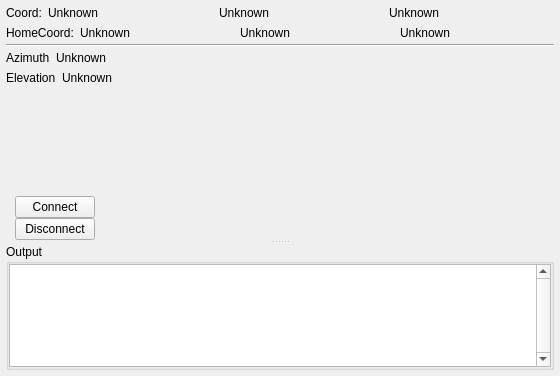
<?xml version="1.0" encoding="UTF-8"?>
<ui version="4.0">
 <class>AntennaTrackWidget</class>
 <widget class="QWidget" name="AntennaTrackWidget">
  <property name="geometry">
   <rect>
    <x>0</x>
    <y>0</y>
    <width>560</width>
    <height>376</height>
   </rect>
  </property>
  <property name="sizePolicy">
   <sizepolicy hsizetype="MinimumExpanding" vsizetype="MinimumExpanding">
    <horstretch>0</horstretch>
    <verstretch>0</verstretch>
   </sizepolicy>
  </property>
  <layout class="QVBoxLayout" name="verticalLayoutTop">
   <property name="spacing">
    <number>0</number>
   </property>
   <property name="margin">
    <number>6</number>
   </property>
   <item>
    <widget class="QSplitter" name="splitter">
     <property name="sizePolicy">
      <sizepolicy hsizetype="Expanding" vsizetype="Expanding">
       <horstretch>0</horstretch>
       <verstretch>0</verstretch>
      </sizepolicy>
     </property>
     <property name="orientation">
      <enum>Qt::Vertical</enum>
     </property>
     <property name="childrenCollapsible">
      <bool>true</bool>
     </property>
     <widget class="QWidget" name="layoutWidget">
      <layout class="QGridLayout" name="gridLayout" rowstretch="1,0" columnstretch="1">
       <item row="0" column="0">
        <layout class="QVBoxLayout" name="infoVerticalLayout" stretch="0,0,0,0,0,0,0,0,0,1">
         <property name="spacing">
          <number>0</number>
         </property>
         <item>
          <layout class="QHBoxLayout" name="infoHorizontalLayout1" stretch="0,0,1,0,1,0,1">
           <property name="spacing">
            <number>0</number>
           </property>
           <item>
            <widget class="QLabel" name="lat_label">
             <property name="enabled">
              <bool>true</bool>
             </property>
             <property name="text">
              <string>Coord:</string>
             </property>
            </widget>
           </item>
           <item>
            <spacer name="horizontalSpacer_4">
             <property name="orientation">
              <enum>Qt::Horizontal</enum>
             </property>
             <property name="sizeType">
              <enum>QSizePolicy::Minimum</enum>
             </property>
             <property name="sizeHint" stdset="0">
              <size>
               <width>6</width>
               <height>0</height>
              </size>
             </property>
            </spacer>
           </item>
           <item>
            <widget class="QLabel" name="coord_value">
             <property name="text">
              <string>Unknown</string>
             </property>
            </widget>
           </item>
           <item>
            <spacer name="horizontalSpacer_5">
             <property name="orientation">
              <enum>Qt::Horizontal</enum>
             </property>
             <property name="sizeType">
              <enum>QSizePolicy::Minimum</enum>
             </property>
             <property name="sizeHint" stdset="0">
              <size>
               <width>6</width>
               <height>0</height>
              </size>
             </property>
            </spacer>
           </item>
           <item>
            <widget class="QLabel" name="coord_value_2">
             <property name="text">
              <string>Unknown</string>
             </property>
            </widget>
           </item>
           <item>
            <spacer name="horizontalSpacer_6">
             <property name="orientation">
              <enum>Qt::Horizontal</enum>
             </property>
             <property name="sizeType">
              <enum>QSizePolicy::Minimum</enum>
             </property>
             <property name="sizeHint" stdset="0">
              <size>
               <width>6</width>
               <height>0</height>
              </size>
             </property>
            </spacer>
           </item>
           <item>
            <widget class="QLabel" name="coord_value_3">
             <property name="text">
              <string>Unknown</string>
             </property>
            </widget>
           </item>
          </layout>
         </item>
         <item>
          <spacer name="verticalSpacer_3">
           <property name="orientation">
            <enum>Qt::Vertical</enum>
           </property>
           <property name="sizeType">
            <enum>QSizePolicy::Preferred</enum>
           </property>
           <property name="sizeHint" stdset="0">
            <size>
             <width>20</width>
             <height>6</height>
            </size>
           </property>
          </spacer>
         </item>
         <item>
          <layout class="QHBoxLayout" name="infoHorizontalLayout2" stretch="0,0,1,0,1,0,1">
           <property name="spacing">
            <number>0</number>
           </property>
           <item>
            <widget class="QLabel" name="speed_label">
             <property name="text">
              <string>HomeCoord:</string>
             </property>
            </widget>
           </item>
           <item>
            <spacer name="horizontalSpacer_7">
             <property name="orientation">
              <enum>Qt::Horizontal</enum>
             </property>
             <property name="sizeType">
              <enum>QSizePolicy::Minimum</enum>
             </property>
             <property name="sizeHint" stdset="0">
              <size>
               <width>6</width>
               <height>0</height>
              </size>
             </property>
            </spacer>
           </item>
           <item>
            <widget class="QLabel" name="speed_value">
             <property name="text">
              <string>Unknown</string>
             </property>
             <property name="scaledContents">
              <bool>false</bool>
             </property>
            </widget>
           </item>
           <item>
            <spacer name="horizontalSpacer_9">
             <property name="orientation">
              <enum>Qt::Horizontal</enum>
             </property>
             <property name="sizeType">
              <enum>QSizePolicy::Minimum</enum>
             </property>
             <property name="sizeHint" stdset="0">
              <size>
               <width>6</width>
               <height>0</height>
              </size>
             </property>
            </spacer>
           </item>
           <item>
            <widget class="QLabel" name="bear_label">
             <property name="text">
              <string>Unknown</string>
             </property>
            </widget>
           </item>
           <item>
            <spacer name="horizontalSpacer_8">
             <property name="orientation">
              <enum>Qt::Horizontal</enum>
             </property>
             <property name="sizeType">
              <enum>QSizePolicy::Minimum</enum>
             </property>
             <property name="sizeHint" stdset="0">
              <size>
               <width>6</width>
               <height>0</height>
              </size>
             </property>
            </spacer>
           </item>
           <item>
            <widget class="QLabel" name="bear_value">
             <property name="text">
              <string>Unknown</string>
             </property>
            </widget>
           </item>
          </layout>
         </item>
         <item>
          <spacer name="verticalSpacer_5">
           <property name="orientation">
            <enum>Qt::Vertical</enum>
           </property>
           <property name="sizeType">
            <enum>QSizePolicy::Preferred</enum>
           </property>
           <property name="sizeHint" stdset="0">
            <size>
             <width>20</width>
             <height>4</height>
            </size>
           </property>
          </spacer>
         </item>
         <item>
          <widget class="Line" name="line2">
           <property name="orientation">
            <enum>Qt::Horizontal</enum>
           </property>
          </widget>
         </item>
         <item>
          <spacer name="verticalSpacer_7">
           <property name="orientation">
            <enum>Qt::Vertical</enum>
           </property>
           <property name="sizeType">
            <enum>QSizePolicy::Preferred</enum>
           </property>
           <property name="sizeHint" stdset="0">
            <size>
             <width>20</width>
             <height>4</height>
            </size>
           </property>
          </spacer>
         </item>
         <item>
          <layout class="QHBoxLayout" name="infoHorizontalLayout4" stretch="0,0,1">
           <property name="spacing">
            <number>0</number>
           </property>
           <item>
            <widget class="QLabel" name="status_label">
             <property name="text">
              <string>Azimuth</string>
             </property>
            </widget>
           </item>
           <item>
            <spacer name="horizontalSpacer_10">
             <property name="orientation">
              <enum>Qt::Horizontal</enum>
             </property>
             <property name="sizeType">
              <enum>QSizePolicy::Minimum</enum>
             </property>
             <property name="sizeHint" stdset="0">
              <size>
               <width>6</width>
               <height>0</height>
              </size>
             </property>
            </spacer>
           </item>
           <item>
            <widget class="QLabel" name="azimuth_value">
             <property name="text">
              <string>Unknown</string>
             </property>
            </widget>
           </item>
          </layout>
         </item>
         <item>
          <spacer name="verticalSpacer_4">
           <property name="orientation">
            <enum>Qt::Vertical</enum>
           </property>
           <property name="sizeType">
            <enum>QSizePolicy::Preferred</enum>
           </property>
           <property name="sizeHint" stdset="0">
            <size>
             <width>20</width>
             <height>6</height>
            </size>
           </property>
          </spacer>
         </item>
         <item>
          <layout class="QHBoxLayout" name="infoHorizontalLayout5" stretch="0,0,1">
           <property name="spacing">
            <number>0</number>
           </property>
           <item>
            <widget class="QLabel" name="fix_label">
             <property name="text">
              <string>Elevation</string>
             </property>
            </widget>
           </item>
           <item>
            <spacer name="horizontalSpacer_11">
             <property name="orientation">
              <enum>Qt::Horizontal</enum>
             </property>
             <property name="sizeType">
              <enum>QSizePolicy::Minimum</enum>
             </property>
             <property name="sizeHint" stdset="0">
              <size>
               <width>6</width>
               <height>0</height>
              </size>
             </property>
            </spacer>
           </item>
           <item>
            <widget class="QLabel" name="elevation_value">
             <property name="text">
              <string>Unknown</string>
             </property>
            </widget>
           </item>
          </layout>
         </item>
         <item>
          <spacer name="verticalSpacer">
           <property name="orientation">
            <enum>Qt::Vertical</enum>
           </property>
           <property name="sizeType">
            <enum>QSizePolicy::Ignored</enum>
           </property>
           <property name="sizeHint" stdset="0">
            <size>
             <width>20</width>
             <height>6</height>
            </size>
           </property>
          </spacer>
         </item>
        </layout>
       </item>
       <item row="1" column="0">
        <layout class="QHBoxLayout" name="horizontalLayout2" stretch="0,0,1">
         <property name="spacing">
          <number>0</number>
         </property>
         <item>
          <spacer name="horizontalSpacer">
           <property name="orientation">
            <enum>Qt::Horizontal</enum>
           </property>
           <property name="sizeType">
            <enum>QSizePolicy::Preferred</enum>
           </property>
           <property name="sizeHint" stdset="0">
            <size>
             <width>9</width>
             <height>20</height>
            </size>
           </property>
          </spacer>
         </item>
         <item>
          <layout class="QVBoxLayout" name="verticalLayout">
           <item>
            <widget class="QPushButton" name="connectButton">
             <property name="text">
              <string>Connect</string>
             </property>
            </widget>
           </item>
           <item>
            <widget class="QPushButton" name="disconnectButton">
             <property name="text">
              <string>Disconnect</string>
             </property>
            </widget>
           </item>
          </layout>
         </item>
         <item>
          <spacer name="horizontalSpacer_3">
           <property name="orientation">
            <enum>Qt::Horizontal</enum>
           </property>
           <property name="sizeHint" stdset="0">
            <size>
             <width>0</width>
             <height>20</height>
            </size>
           </property>
          </spacer>
         </item>
        </layout>
       </item>
      </layout>
     </widget>
     <widget class="QGroupBox" name="dataStreamGroupBox">
      <property name="title">
       <string>Output</string>
      </property>
      <layout class="QVBoxLayout" name="verticalLayout_4">
       <property name="margin">
        <number>0</number>
       </property>
       <item>
        <widget class="QTextBrowser" name="textBrowser">
         <property name="sizePolicy">
          <sizepolicy hsizetype="Expanding" vsizetype="Ignored">
           <horstretch>0</horstretch>
           <verstretch>0</verstretch>
          </sizepolicy>
         </property>
         <property name="minimumSize">
          <size>
           <width>0</width>
           <height>50</height>
          </size>
         </property>
         <property name="verticalScrollBarPolicy">
          <enum>Qt::ScrollBarAlwaysOn</enum>
         </property>
         <property name="lineWrapMode">
          <enum>QTextEdit::WidgetWidth</enum>
         </property>
         <property name="acceptRichText">
          <bool>false</bool>
         </property>
        </widget>
       </item>
      </layout>
     </widget>
    </widget>
   </item>
  </layout>
 </widget>
 <resources/>
 <connections/>
</ui>
